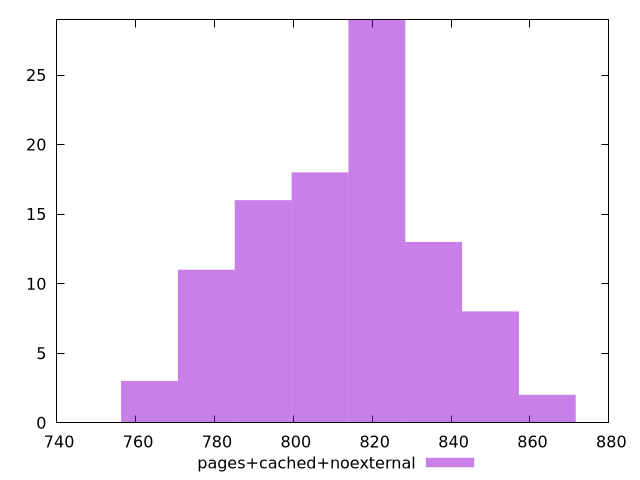

Reproduce this figure in gnuplot.
$_pagesCachedNoexternal <<EOF
806.7721842130344 18
792.3655380663731 16
821.1788303596958 29
835.585476506357 13
777.9588919197117 11
849.9921226530184 8
763.5522457730505 3
864.3987687996797 2
EOF
set key outside below
set terminal pngcairo
set output "report_00005_2020-11-02T22-26-11.212Z/mainthread-work-breakdown/pages+cached+noexternal//raw_hist.png"
set yrange [0:29]
set boxwidth 14.406646146661329
set style fill transparent solid 0.5 noborder
plot $_pagesCachedNoexternal title "pages+cached+noexternal" with boxes ,
